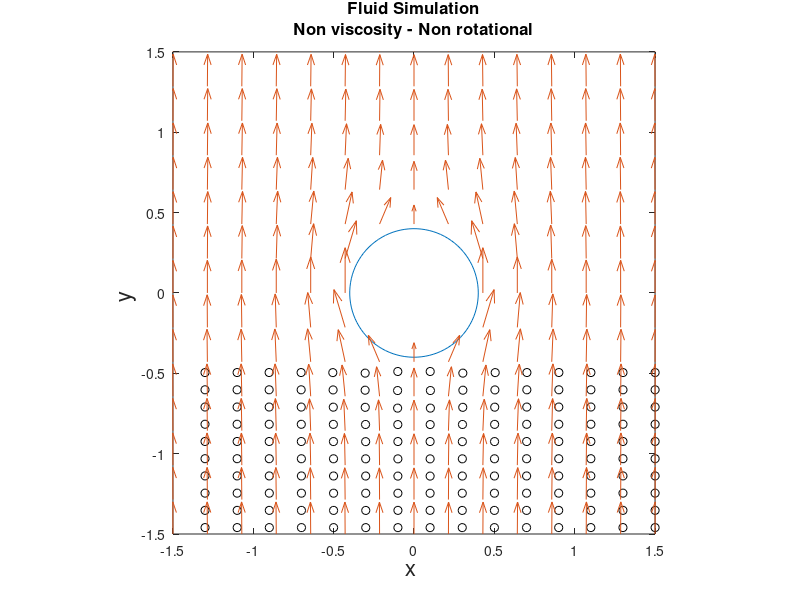
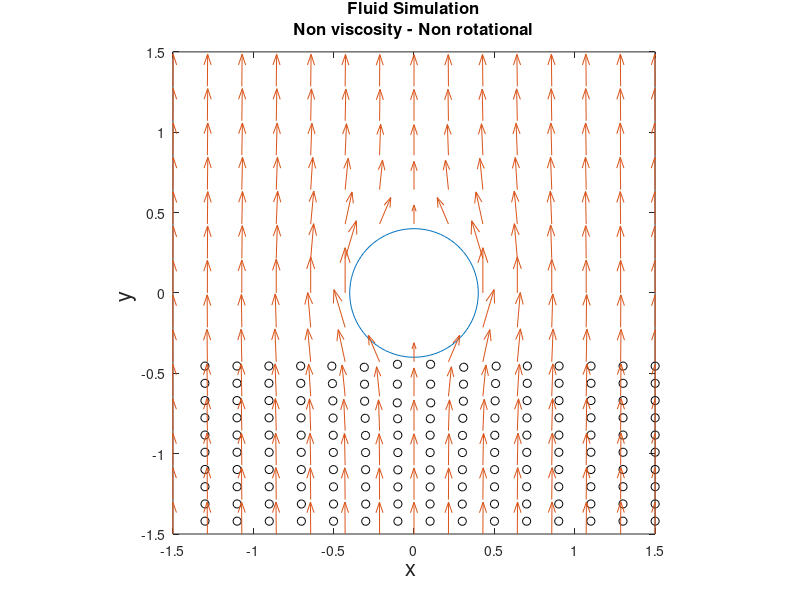
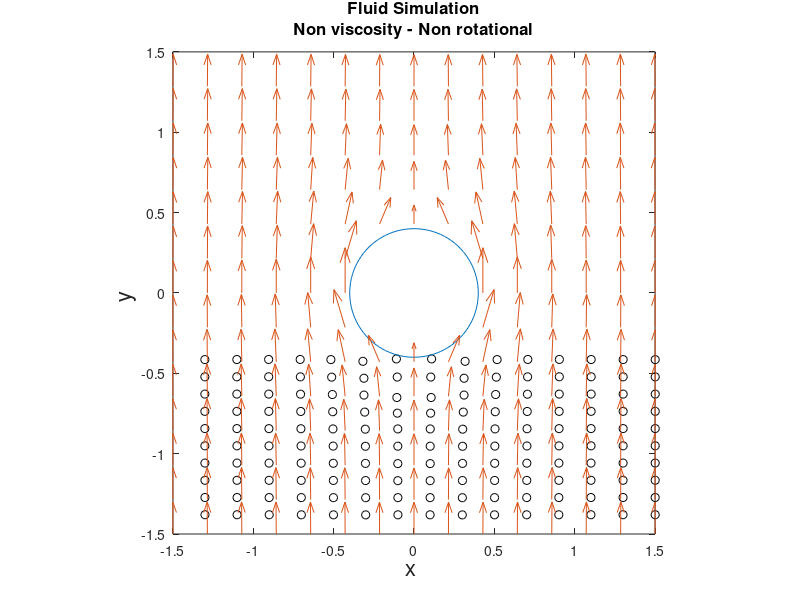
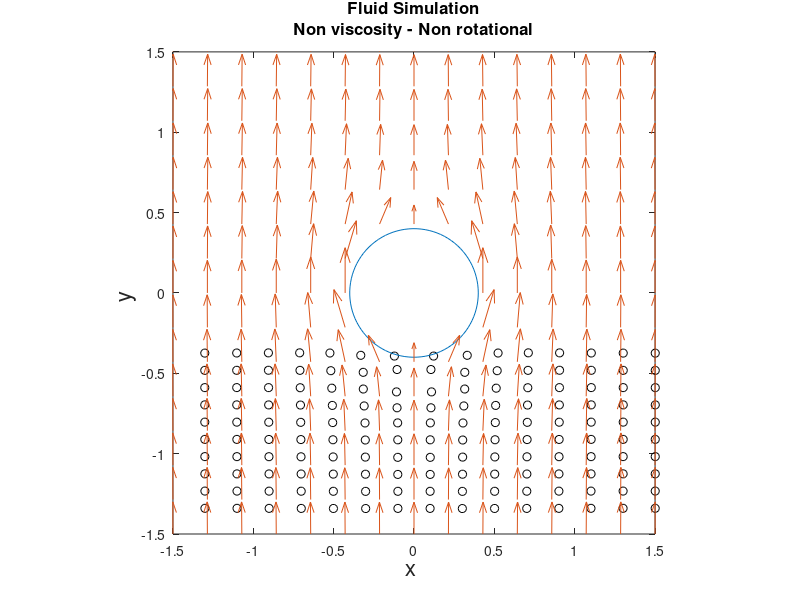

Write MATLAB code to recreate these figures, in order. (Note: a time limit stopped this script after it produced the figures.)

a=0.4; %circle radious
v0=10; %limit velocity
N=15; % number of points in the grid
l=-1.5; % lower limit in space interval
u=1.5;  % uper limit in space interval
lz=l;6

Np=10  %number of lines of particles

scale_factor = 0.02; %velocity scale fator

%------------Mesh grid------------
xx=linspace(l,u,N); 

zz=linspace(lz,u,N);

[x,z]=meshgrid(xx,zz);

%------------Velocity field------------

vx=-(3*v0*a^3/2)*z.*x./sqrt(x.^2+z.^2).^5;
vz=v0+(v0*a^3/2)*(1 ./sqrt(x.^2+z.^2).^3-2*(z.^2)./sqrt(x.^2+z.^2).^5);

vx_plot=vx
vz_plot=vz


for i=1:N
  for j=1:N
    cond= sqrt(x(i,j)^2+z(i,j)^2);
    if (cond<a)
      vx_plot(i,j)=0;
      vz_plot(i,j)=0;
    endif
   endfor
endfor

%------------Particles Initial Position------------
xp=zeros(Np,N);
zp=zeros(Np,N);

for i=1:Np
  for j=1:N
    xp(i,j)=l + ((u-l)/N)*j
    zp(i,j)=lz+(i-1)*((u-lz)/(2.8*Np))
  endfor
endfor
%------------------------time loop----------------

dt=0.2 % time step

for i=1:100
  for k=1:Np
 
    for j=1:N
           
      %velocity interpolation
      vxp = interp2 (x, z, vx, xp(k,j), zp(k,j),'spline');
      vzp = interp2 (x, z, vz, xp(k,j), zp(k,j),'spline');

      %actualize particle position
      xp(k,j) +=scale_factor*vxp*dt;
      zp(k,j) +=scale_factor*vzp*dt;
      
      %Collision with central object
      cond= sqrt(xp(k,j)^2+zp(k,j)^2);
      if(cond<a) 
           
        A=(scale_factor*vxp)^2+(scale_factor*vzp)^2;
        B=2*(xp(k,j)*vxp*scale_factor+zp(k,j)*vzp*scale_factor);
        C=xp(k,j)^2+zp(k,j)^2-a^2;   
        
        dt_new2=(-B-sqrt(B^2-4*A*C))/(2*A)    
    
        xp(k,j) +=scale_factor*vxp*dt_new2;
        zp(k,j) +=scale_factor*vzp*dt_new2;
       endif
    endfor
endfor
    %------------------------Plot particles position----------------
    plot(xp,zp,'ko');
      
    %------------------------Plot axis properties-------------------
    title ({"Fluid Simulation";"Non viscosity - Non rotational"},"fontsize", 12);
    xlabel ("x ","fontsize", 16);
    ylabel ("y ","fontsize", 16);


    daspect ([1 1])
    axis([l u lz u])
      
    hold on
  %--------------Plot obstacle--------------------
  t = linspace(0,2*pi,100)'; 

  xc=a*cos(t);
  zc=a*sin(t);

  plot(xc,zc);
  %---------------Plot vectorial field
  h = quiver (x,  z, vx_plot*scale_factor, vz_plot*scale_factor,'AutoScale','off');
  hold off
  %--------------Print plot
  filename=sprintf('E:/Digipen/PHY250/2021/Fluid_simulation/vectorialfield/animation/%05d.png',i);
  print(filename);
endfor
